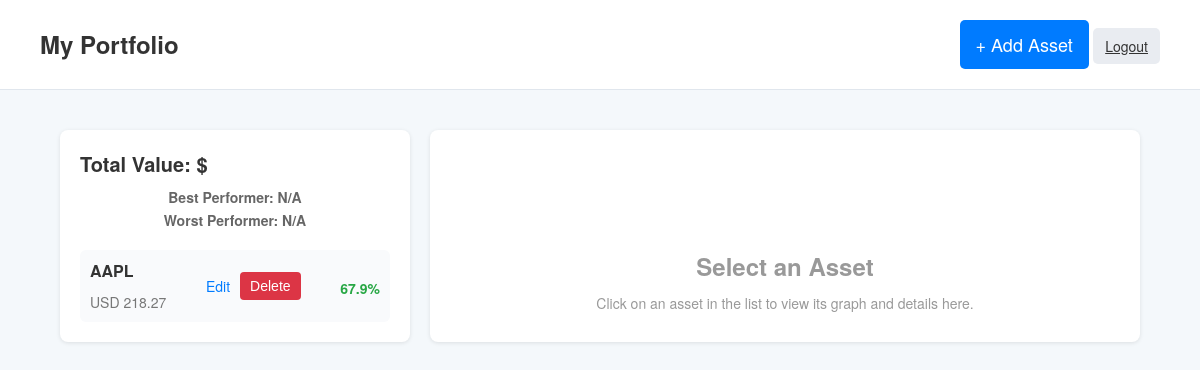
Page / (signed in) on the earlier database version.
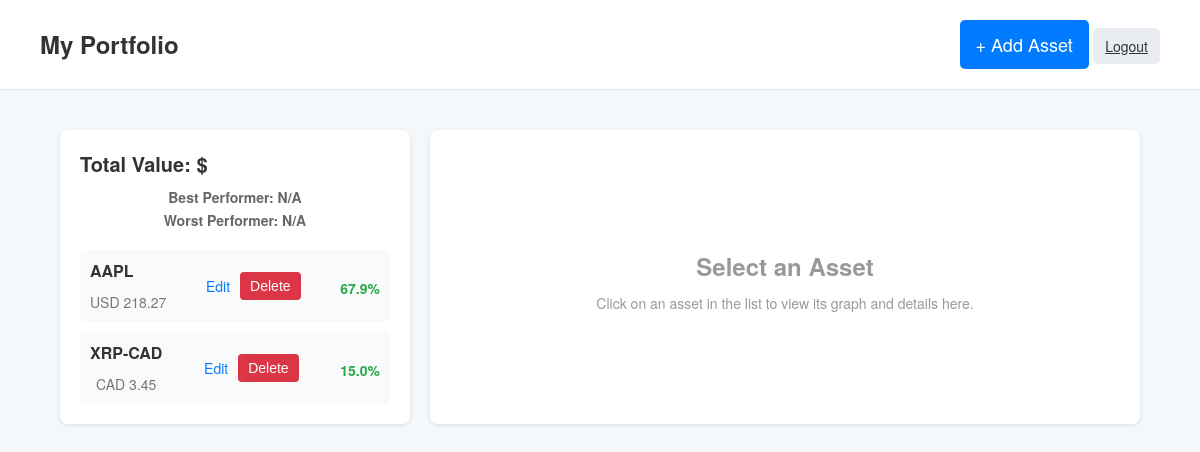
Same page on the later database version.
### app.py (models this page shows)
class Asset(db.Model):
    id = db.Column(db.Integer, primary_key=True)
    symbol = db.Column(db.String(20), nullable=False)
    avg_price = db.Column(db.Float, nullable=False)
    current_price = db.Column(db.Float, nullable=False)
    percentage = db.Column(db.Float, nullable=False)
    currency = db.Column(db.String(10), default='USD')
    alerted = db.Column(db.Boolean, default=False)
    user_id = db.Column(db.Integer, db.ForeignKey('user.id'), nullable=False)

### app.py (the view)
@app.route('/')
@login_required
def portfolio_dashboard():
    assets = Asset.query.filter_by(user_id=current_user.id).all()
    portfolio = [
        {
            'symbol': asset.symbol,
            'avg_price': float(asset.avg_price),
            'current_price': float(asset.current_price),
            'currency': asset.currency,
            'percentage': float(asset.percentage)
        } for asset in assets
    ]
    return render_template('index.html', portfolio=portfolio)

### app.py (called while the page is built)
@login_manager.user_loader
def load_user(user_id):
    return db.session.get(User, int(user_id))

### templates/index.html (shortened to what this page needs)
<!DOCTYPE html>
<html lang="en">
<head>
  <link rel="stylesheet" href="{{ url_for('static', filename='css/style.css') }}">
</head>
<body>
   <nav class="navbar">
  <div class="navbar-left">
    <h1 class="brand">My Portfolio</h1>
  </div>
  <div class="navbar-right">
    <a href="{{ url_for('add_asset') }}" class="btn-primary">+ Add Asset</a>
    <a href="{{ url_for('logout') }}" class="btn-secondary">Logout</a>
  </div>
  </nav>
  <main class="master-detail-container">
    <section class="asset-list">
      <div class="portfolio-header">
        <h2>Total Value: $</h2>
        <p class="performer-label">Best Performer:
          <span id="best-performer">{{ best_performer.symbol if best_performer else 'N/A' }}</span>
        </p>
        <p class="performer-label">Worst Performer:
          <span id="worst-performer">{{ worst_performer.symbol if worst_performer else 'N/A' }}</span>
        </p>
      </div>
      <div class="asset-rows">
        {% for asset in portfolio %}
          <div class="asset-row" onclick="selectAsset('{{ asset.symbol }}')">
            <div class="asset-info">
              <h3>{{ asset.symbol }}</h3>
              <p class="small-text">
                {{ asset.currency }} {{ asset.current_price }}
              </p>
            </div>
            <div class="asset-actions">
              <a href="{{ url_for('edit_asset', symbol=asset.symbol) }}" class="edit-link" onclick="event.stopPropagation();">Edit</a>
              <form action="{{ url_for('delete_asset', symbol=asset.symbol) }}" method="POST" onsubmit="return confirm('Are you sure you want to delete this asset?');" style="display:inline;">
                <button type="submit" class="delete-btn" onclick="event.stopPropagation();">Delete</button>
              </form>
            </div>
            <div class="asset-change">
              <p class="percentage {{ 'positive' if asset.percentage >= 0 else 'negative' }}">
                {{ asset.percentage }}%
              </p>
            </div>
          </div>
        {% endfor %}
      </div>
    </section>
    <section class="detail-view">
      <div id="detail-placeholder" class="detail-placeholder">
        <h2>Select an Asset</h2>
        <p>Click on an asset in the list to view its graph and details here.</p>
      </div>
    </section>
  </main>
</body>
</html>

### static/css/style.css (style rules this page uses)
* { margin: 0; padding: 0; box-sizing: border-box; }
body { font-family: 'Helvetica Neue', Helvetica, Arial, sans-serif; background-color: #f4f8fb; color: #333; line-height: 1.4; }
.navbar { display: flex; justify-content: space-between; align-items: center; background-color: #ffffff; padding: 20px 40px; border-bottom: 1px solid #e0e6ed; }
.brand { font-size: 24px; color: #333; }
.btn-primary { text-decoration: none; background-color: #007bff; color: #fff; padding: 10px 16px; border-radius: 5px; font-weight: 500; transition: background-color 0.3s ease; }
.performer-label { font-weight: 600; color: #666; }
.edit-link { font-size: 14px; text-decoration: none; color: #007bff; transition: color 0.3s ease; }
.asset-price, .asset-avg, .asset-change { font-size: 16px; margin-bottom: 5px; }
.btn-secondary { background-color: #e9ecf1; border: none; padding: 8px 12px; border-radius: 5px; cursor: pointer; color: #333; font-size: 14px; transition: background-color 0.3s ease; }
.master-detail-container { display: grid; grid-template-columns: 350px 1fr; gap: 20px; width: 90%; max-width: 1200px; margin: 40px auto; }
.asset-list { background-color: #ffffff; border-radius: 8px; box-shadow: 0 1px 4px rgba(0,0,0,0.1); padding: 20px; }
.portfolio-header { margin-bottom: 20px; }
.portfolio-header h2 { font-size: 20px; margin-bottom: 10px; }
.performer-label { color: #666; font-size: 14px; margin: 3px 0; }
.asset-rows { display: flex; flex-direction: column; gap: 10px; }
.asset-row { display: flex; justify-content: space-between; align-items: center; background-color: #f9fafc; border-radius: 6px; padding: 10px; cursor: pointer; transition: background-color 0.2s; }
.asset-info h3 { font-size: 16px; margin-bottom: 4px; color: #333; }
.small-text { font-size: 14px; color: #777; }
.asset-change .percentage { font-weight: 600; }
.percentage.positive { color: #28a745; }
.detail-view { background-color: #ffffff; border-radius: 8px; box-shadow: 0 1px 4px rgba(0,0,0,0.1); padding: 20px; position: relative; }
.detail-placeholder { text-align: center; color: #999; margin-top: 100px; }
.btn-primary { text-decoration: none; background-color: #007bff; color: #fff; padding: 12px 16px; border-radius: 5px; font-weight: 500; transition: background-color 0.3s ease; }
.delete-btn { background-color: #dc3545; color: white; border: none; padding: 6px 10px; margin-left: 5px; border-radius: 4px; font-size: 14px; cursor: pointer; transition: background-color 0.3s ease; }
.asset-actions { display: flex; align-items: center; gap: 5px; }
body { font-family: 'Helvetica Neue', Helvetica, Arial, sans-serif; background-color: #f4f8fb; color: #333; margin: 0; padding: 0; }
.btn-primary { background-color: #007bff; color: #ffffff; padding: 12px 16px; border: none; border-radius: 5px; font-size: 18px; cursor: pointer; transition: background-color 0.3s ease; text-align: center; text-decoration: none; display: inline-block; }
p { text-align: center; font-size: 14px; margin-top: 10px; }

Differences in the rows shown:
added Asset: symbol "XRP-CAD", currency "CAD", current_price "3.45", percentage "15.0"
